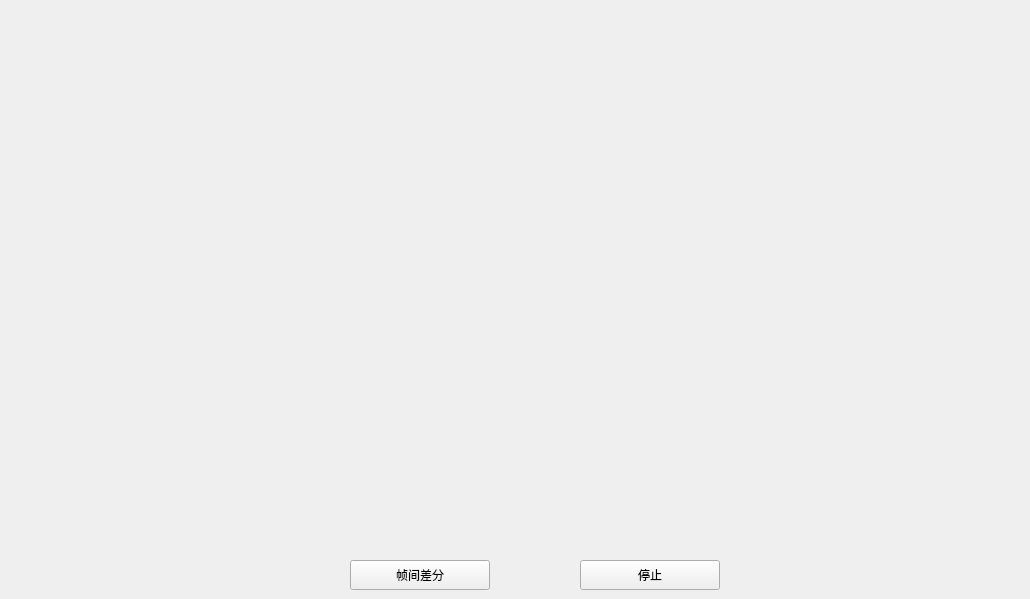
      <widget class="QWidget" name="page_30">
       <widget class="QPushButton" name="pushButton_gn30">
        <property name="geometry">
         <rect>
          <x>350</x>
          <y>560</y>
          <width>140</width>
          <height>30</height>
         </rect>
        </property>
        <property name="text">
         <string>帧间差分</string>
        </property>
       </widget>
       <widget class="QPushButton" name="pushButton_gn30_pause">
        <property name="geometry">
         <rect>
          <x>580</x>
          <y>560</y>
          <width>140</width>
          <height>30</height>
         </rect>
        </property>
        <property name="text">
         <string>停止</string>
        </property>
       </widget>
       <widget class="QWidget" name="layoutWidget">
        <property name="geometry">
         <rect>
          <x>0</x>
          <y>40</y>
          <width>1021</width>
          <height>511</height>
         </rect>
        </property>
        <layout class="QHBoxLayout" name="horizontalLayout_17">
         <property name="spacing">
          <number>15</number>
         </property>
         <property name="leftMargin">
          <number>0</number>
         </property>
         <property name="rightMargin">
          <number>0</number>
         </property>
         <item>
          <widget class="QLabel" name="label_tu_302">
           <property name="text">
            <string/>
           </property>
          </widget>
         </item>
         <item>
          <widget class="QLabel" name="label_tu_301">
           <property name="text">
            <string/>
           </property>
          </widget>
         </item>
        </layout>
       </widget>
      </widget>
